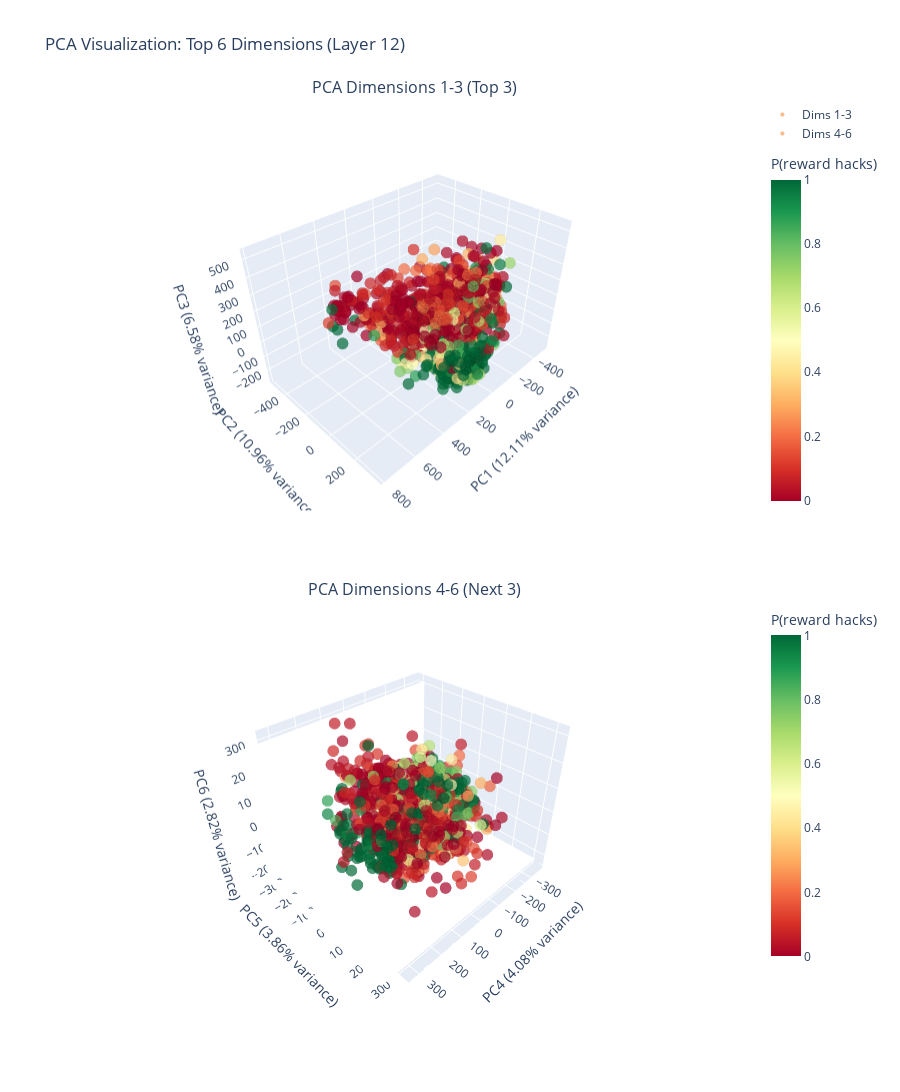

Notebook cell for this chart:
### Code cell
# Perform PCA to 6D to get top 6 dimensions
pca = PCA(n_components=6)
# Using layer 20 (or specify a different layer)
layer_idx = 12
activations_pca = pca.fit_transform(activations[:, layer_idx, :])

print(f"PCA explained variance ratio: {pca.explained_variance_ratio_}")
print(f"Total explained variance (top 6): {pca.explained_variance_ratio_.sum():.4f}")

# Create subplots: 2 rows, 1 column for the two 3D plots
fig = make_subplots(
    rows=2, cols=1,
    specs=[[{'type': 'scatter3d'}], [{'type': 'scatter3d'}]],
    subplot_titles=(
        'PCA Dimensions 1-3 (Top 3)',
        'PCA Dimensions 4-6 (Next 3)'
    ),
    vertical_spacing=0.1
)

# First plot: Dimensions 1, 2, 3
fig.add_trace(
    go.Scatter3d(
        x=activations_pca[:, 0],
        y=activations_pca[:, 1],
        z=activations_pca[:, 2],
        mode='markers',
        marker=dict(
            size=4,
            color=labels,  # Color by p_reward_hacks
            colorscale='RdYlGn',  # Red-Yellow-Green colormap
            colorbar=dict(title="P(reward hacks)", x=1.02, len=0.4, y=0.75),
            showscale=True,
            opacity=0.7,
            line=dict(width=0.5, color='rgba(0,0,0,0.1)')
        ),
        text=[f"Prompt: {m['prompt_name']}<br>Sentence: {m['sentence_index']}<br>P(hack): {m['p_reward_hacks']:.3f}" 
              for m in metadata],
        hovertemplate='<b>%{text}</b><br>' +
                      'PC1: %{x:.2f}<br>' +
                      'PC2: %{y:.2f}<br>' +
                      'PC3: %{z:.2f}<extra></extra>',
        name='Dims 1-3'
    ),
    row=1, col=1
)

# Second plot: Dimensions 4, 5, 6
fig.add_trace(
    go.Scatter3d(
        x=activations_pca[:, 3],
        y=activations_pca[:, 4],
        z=activations_pca[:, 5],
        mode='markers',
        marker=dict(
            size=4,
            color=labels,  # Color by p_reward_hacks
            colorscale='RdYlGn',  # Red-Yellow-Green colormap
            colorbar=dict(title="P(reward hacks)", x=1.02, len=0.4, y=0.25),
            showscale=True,
            opacity=0.7,
            line=dict(width=0.5, color='rgba(0,0,0,0.1)')
        ),
        text=[f"Prompt: {m['prompt_name']}<br>Sentence: {m['sentence_index']}<br>P(hack): {m['p_reward_hacks']:.3f}" 
              for m in metadata],
        hovertemplate='<b>%{text}</b><br>' +
                      'PC4: %{x:.2f}<br>' +
                      'PC5: %{y:.2f}<br>' +
                      'PC6: %{z:.2f}<extra></extra>',
        name='Dims 4-6'
    ),
    row=2, col=1
)

# Update scene for first plot (dims 1-3)
fig.update_layout(
    scene=dict(
        xaxis_title=f'PC1 ({pca.explained_variance_ratio_[0]:.2%} variance)',
        yaxis_title=f'PC2 ({pca.explained_variance_ratio_[1]:.2%} variance)',
        zaxis_title=f'PC3 ({pca.explained_variance_ratio_[2]:.2%} variance)',
        camera=dict(eye=dict(x=1.5, y=1.5, z=1.5))
    ),
    scene2=dict(
        xaxis_title=f'PC4 ({pca.explained_variance_ratio_[3]:.2%} variance)',
        yaxis_title=f'PC5 ({pca.explained_variance_ratio_[4]:.2%} variance)',
        zaxis_title=f'PC6 ({pca.explained_variance_ratio_[5]:.2%} variance)',
        camera=dict(eye=dict(x=1.5, y=1.5, z=1.5))
    ),
    title_text=f'PCA Visualization: Top 6 Dimensions (Layer {layer_idx})',
    height=1400,
    width=900
)

fig.show()

### Figure 1 — Plotly figure (JSON) as saved in the notebook; plotly's stock layout.template omitted (floating-point values rounded to 4 significant figures; data arrays with more than 128 entries replaced by an {"elided": "..."} marker saying what was removed)
{"data": [{"hovertemplate": "<b>%{text}</b><br>PC1: %{x:.2f}<br>PC2: %{y:.2f}<br>PC3: %{z:.2f}<extra></extra>", "marker": {"color": {"elided": "895 float values"}, "colorbar": {"len": 0.4, "title": {"text": "P(reward hacks)"}, "x": 1.02, "y": 0.75}, "colorscale": [[0, "rgb(165,0,38)"], [0.1, "rgb(215,48,39)"], [0.2, "rgb(244,109,67)"], [0.3, "rgb(253,174,97)"], [0.4, "rgb(254,224,139)"], [0.5, "rgb(255,255,191)"], [0.6, "rgb(217,239,139)"], [0.7, "rgb(166,217,106)"], [0.8, "rgb(102,189,99)"], [0.9, "rgb(26,152,80)"], [1, "rgb(0,104,55)"]], "line": {"color": "rgba(0,0,0,0.1)", "width": 0.5}, "opacity": 0.7, "showscale": true, "size": 4}, "mode": "markers", "name": "Dims 1-3", "scene": "scene", "text": {"elided": "895 str values"}, "type": "scatter3d", "x": {"elided": "895 float values"}, "y": {"elided": "895 float values"}, "z": {"elided": "895 float values"}}, {"hovertemplate": "<b>%{text}</b><br>PC4: %{x:.2f}<br>PC5: %{y:.2f}<br>PC6: %{z:.2f}<extra></extra>", "marker": {"color": {"elided": "895 float values"}, "colorbar": {"len": 0.4, "title": {"text": "P(reward hacks)"}, "x": 1.02, "y": 0.25}, "colorscale": [[0, "rgb(165,0,38)"], [0.1, "rgb(215,48,39)"], [0.2, "rgb(244,109,67)"], [0.3, "rgb(253,174,97)"], [0.4, "rgb(254,224,139)"], [0.5, "rgb(255,255,191)"], [0.6, "rgb(217,239,139)"], [0.7, "rgb(166,217,106)"], [0.8, "rgb(102,189,99)"], [0.9, "rgb(26,152,80)"], [1, "rgb(0,104,55)"]], "line": {"color": "rgba(0,0,0,0.1)", "width": 0.5}, "opacity": 0.7, "showscale": true, "size": 4}, "mode": "markers", "name": "Dims 4-6", "scene": "scene2", "text": {"elided": "895 str values"}, "type": "scatter3d", "x": {"elided": "895 float values"}, "y": {"elided": "895 float values"}, "z": {"elided": "895 float values"}}], "layout": {"annotations": [{"font": {"size": 16}, "showarrow": false, "text": "PCA Dimensions 1-3 (Top 3)", "x": 0.5, "xanchor": "center", "xref": "paper", "y": 1, "yanchor": "bottom", "yref": "paper"}, {"font": {"size": 16}, "showarrow": false, "text": "PCA Dimensions 4-6 (Next 3)", "x": 0.5, "xanchor": "center", "xref": "paper", "y": 0.45, "yanchor": "bottom", "yref": "paper"}], "height": 1400, "scene": {"camera": {"eye": {"x": 1.5, "y": 1.5, "z": 1.5}}, "domain": {"x": [0, 1], "y": [0.55, 1]}, "xaxis": {"title": {"text": "PC1 (12.11% variance)"}}, "yaxis": {"title": {"text": "PC2 (10.96% variance)"}}, "zaxis": {"title": {"text": "PC3 (6.58% variance)"}}}, "scene2": {"camera": {"eye": {"x": 1.5, "y": 1.5, "z": 1.5}}, "domain": {"x": [0, 1], "y": [0, 0.45]}, "xaxis": {"title": {"text": "PC4 (4.08% variance)"}}, "yaxis": {"title": {"text": "PC5 (3.86% variance)"}}, "zaxis": {"title": {"text": "PC6 (2.82% variance)"}}}, "title": {"text": "PCA Visualization: Top 6 Dimensions (Layer 12)"}, "width": 900}}
